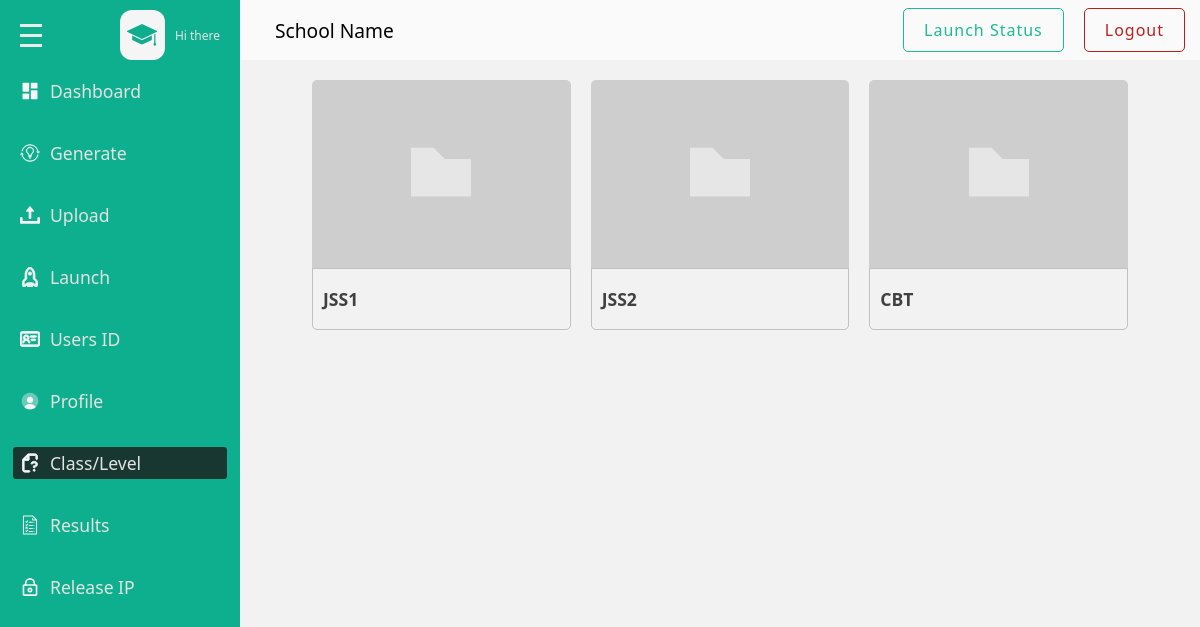
The page /admins/question on the database its author committed.
### base/models.py (models this page shows, shortened)
class Name_School(models.Model):
    school = models.CharField(max_length=345)

class ClassOrLevel(models.Model):
    CLASS_LEVEL_CHOICES = [
        ('jss1', 'JSS 1'),
        ('jss2', 'JSS 2'),
        ('jss3', 'JSS 3'),
        ('sss1', 'SSS 1'),
        ('sss2', 'SSS 2'),
        ('sss3', 'SSS 3'),
        ('cbt', 'CBT'),
        ('Test','Test'),
        ('level 100', 'Level 100'),
        ('level 200', 'Level 200'),
        ('level 300', 'Level 300'),
        ('level 400', 'Level 400'),
    ]
    name = models.CharField(max_length=20, choices=CLASS_LEVEL_CHOICES)

### admins/views.py (the view)
# urls.py: path('question',views.question,name='question'),
def question(request):
    school_name =get_object_or_404(Name_School)
    classes = ClassOrLevel.objects.all()
    context ={
        'subject':subject,
        'school_name':school_name,
        'classes':classes,
    }
    return render (request, 'admins/question.html',context)

### base/templates/admins/question.html (shortened to what this page needs)
{% load static %}
<!DOCTYPE html>
<html lang="en">
<head>
    <link rel = "stylesheet" href = "{% static 'css/style.css' %}"/>
</head>
<body>
    <div class = "page">
        <div class = "wrapper">
            <div class = "main-sidebar">
                <div class = "menu">
                    <div class= "menu-head flex-between">
                        <div class="hamburger flex-column">
                            <span></span>
                            <span></span>
                            <span></span>
                        </div>
                        <div class = "menu-head-content flex gp-10">
                            <div class = "scholar-icon-div flex-center">
                                <!DOCTYPE svg PUBLIC "-//W3C//DTD SVG 1.1//EN" "http://www.w3.org/Graphics/SVG/1.1/DTD/svg11.dtd">
                            </div>
                            <div class = "text-content-div flex-column">
                                <span class = "sub-text">Hi there</span>
                            </div>
                        </div>
                    </div>
                    <div class= "menu-content flex-column ">
                        <a href = "{% url 'admins:dashboard' %}" class = "menu-item">
                            <div class="menu-wrapper flex gp-10">
                                <!DOCTYPE svg PUBLIC "-//W3C//DTD SVG 1.1//EN" "http://www.w3.org/Graphics/SVG/1.1/DTD/svg11.dtd">
                                <span>Dashboard</span>
                            </div>
                        </a>
                        <a href = "{% url 'admins:userid' %}" class = "generate menu-item">
                            <div class="menu-wrapper flex gp-10">
                                <!DOCTYPE svg PUBLIC "-//W3C//DTD SVG 1.1//EN" "http://www.w3.org/Graphics/SVG/1.1/DTD/svg11.dtd">
                                <span>Generate</span>
                            </div>
                        </a>
                        <a href = "{% url 'admins:upload' %}" class = "menu-item">
                            <div class="menu-wrapper flex gp-10">
                                <!DOCTYPE svg PUBLIC "-//W3C//DTD SVG 1.1//EN" "http://www.w3.org/Graphics/SVG/1.1/DTD/svg11.dtd">
                                <span>Upload</span>
                            </div>
                        </a>
                        <a href = "" class = "menu-item">
                            <div class="menu-wrapper flex gp-10">
                                <!DOCTYPE svg PUBLIC "-//W3C//DTD SVG 1.1//EN" "http://www.w3.org/Graphics/SVG/1.1/DTD/svg11.dtd">
                                <span>Launch</span>
                            </div>
                        </a>
                        <a href = "{% url 'admins:user' %}" class = "menu-item">
                            <div class="menu-wrapper flex gp-10">
                                <!DOCTYPE svg PUBLIC "-//W3C//DTD SVG 1.1//EN" "http://www.w3.org/Graphics/SVG/1.1/DTD/svg11.dtd">
                                <span>Users ID</span>
                            </div>
                        </a>
                        <a href = "{% url 'admins:profile' %}" class = "menu-item">
                            <div class="menu-wrapper flex gp-10">
                                <!DOCTYPE svg PUBLIC "-//W3C//DTD SVG 1.1//EN" "http://www.w3.org/Graphics/SVG/1.1/DTD/svg11.dtd">
                                <span>Profile</span>
                            </div>
                        </a>
                        <a href = "{% url 'admins:question' %}" class = "active menu-item">
                            <div class="menu-wrapper flex gp-10">
                                <!DOCTYPE svg PUBLIC "-//W3C//DTD SVG 1.1//EN" "http://www.w3.org/Graphics/SVG/1.1/DTD/svg11.dtd">
                                <span>Class/Level</span>
                            </div>
                        </a>
                        <a href = "{% url 'admins:result' %}" class = "menu-item">
                            <div class="menu-wrapper flex gp-10">
                                <!DOCTYPE svg PUBLIC "-//W3C//DTD SVG 1.1//EN" "http://www.w3.org/Graphics/SVG/1.1/DTD/svg11.dtd">
                                <span>Results</span>
                            </div>
                        </a>
                        <a href = "{% url 'admins:releaseip' %}" class = "menu-item releaseip">
                            <div class="menu-wrapper flex gp-10">
                                <!DOCTYPE svg PUBLIC "-//W3C//DTD SVG 1.1//EN" "http://www.w3.org/Graphics/SVG/1.1/DTD/svg11.dtd">
                                <span>Release IP</span>
                            </div>
                        </a>
                    </div>
                </div>
            </div>
            <div class = "main-content">
                <div class="main-content-header flex-between">
                    <span>{{school_name.school}}</span>
                    <a class = "status-link" href="{% url 'admins:status' %}">Launch Status</a>
                    <a class = "logout-link" href="{% url 'admins:logout' %}">Logout</a>
                </div>
                <div class = "question-pdf-box-wrapper">
                    {% for classes in classes %}
                    <div class= "question-pdf-box">
                        <a  href  = "{% url 'admins:term' classes.pk%}" class = "pdf-graphics flex-center">
                            <!DOCTYPE svg PUBLIC "-//W3C//DTD SVG 1.1//EN" "http://www.w3.org/Graphics/SVG/1.1/DTD/svg11.dtd">
                        </a>
                        <div class="question-pdf-details flex">
                            <h3 class ="question-pdf-name">{{classes.name|upper}}</h3>
                        </div>
                    </div>
                    {% endfor %}
                </div>
            </div>
        </div>
    </div>
</body>
</html>

### base/static/css/style.css (style rules this page uses)
* { box-sizing: border-box; }
:root { --page-clr : #9ddcd1; --main-sidebar-clr : hsl(168, 85%, 37%); --main-sb-hv-clr : hsl(168, 77%, 22%); --head-text-clr : hsl(168, 49%, 59%); --q-selected-btn-clr : hsl(166, 78%, 37%); --block-clr : hsl(0, 0%, 98%); --variant-clr : hsl(189, 56%, 34%); --darker-variant-clr : hsl(189.71deg 55.9% 27.77%); --border-rd: 10px; --border-rd-in: 50px; --font-family : system-ui, -apple-system, BlinkMacSystemFont, 'Segoe UI', Roboto, Oxygen, Ubuntu, Cantarell, 'Open Sans', 'Helvetica Neue', sans-serif; }
body { margin: 0; padding: 0; font-family: var(--font-family); }
h1,h2,h3,h4,p { margin :5px 0; }
a { text-decoration: none; color : black; }
svg { width : 20px; height : 20px; }
.flex { display: flex; align-items: center; }
.flex-center { display: flex; align-items: center; justify-content: center; }
.flex-column { display: flex; flex-direction: column; justify-content: center; }
.flex-between { display: flex; justify-content: space-between; }
.gp-10 { gap : 10px; }
.page { background-color: var(--page-clr); min-height : 100vh; }
.wrapper { display : flex; min-height : 100vh; }
.main-sidebar { min-width: 230px; width: 20%; height: 100vh; background-color: var(--main-sidebar-clr); position: sticky; left: 0; top: 0; z-index: 99; padding-top: 10px; }
.main-content { width : 80%; background-color: hsl(0, 0%, 95%); position : relative; }
.menu-head { padding-left : 20px; padding-right : 20px; padding-bottom: 15px; }
.menu-head.flex-between { align-items: center; }
.hamburger { height: 40px; align-items: flex-start; justify-content: center; gap : 7px; }
.hamburger span { width : 22px; height : 3px; background-color : hsl(0, 0%, 92%) }
.scholar-icon-div { width : 45px; height : 50px; border-radius: 12px; background-color: hsl(0, 0%, 96%); }
.scholar-icon-div svg { width : 30px; height : 30px; }
.text-content-div .sub-text { font-size : 1vw; color : hsl(0, 0%, 89%); }
.menu-content { padding-bottom: 12px; max-height: 85vh; overflow-y: auto; }
.menu-content.flex-column { gap : 30px; justify-content: flex-start; }
.menu-item { padding-left : 13px; padding-right : 13px; }
.menu-item.releaseip svg { stroke-width: 4px; }
.menu-wrapper { padding : 4px 7px; cursor: pointer; border-radius: 3px; color : hsl(0, 0%, 95%) }
.menu-item.active .menu-wrapper { background-color: hsla(0, 0%, 10%, 0.8); }
.menu-item span { color : hsl(0, 0%, 89%); font-size : 1.1rem; font-weight: 400; }
.main-content-header { padding: 0px 15px; background-color: var(--block-clr); height: 60px; position: sticky; top: 0; left: 0; z-index : 99; }
.main-content-header.flex-between { align-items: center; }
.main-content-header span { margin-left: 20px; font-size : 1.2rem; font-weight: 500; }
.logout-link { --logout-clr : rgb(185, 31, 31); padding : 10px 20px; border : 1px solid var(--logout-clr); color :var(--logout-clr); border-radius: 5px; letter-spacing: 1px; text-decoration: none; transition : background-color .2s ease, color .2s ease; }
.status-link { --logout-clr : rgb(31, 185, 146); padding : 10px 20px; border : 1px solid var(--logout-clr); color :var(--logout-clr); border-radius: 5px; letter-spacing: 1px; text-decoration: none; margin: 0px 20px 0px auto; transition : background-color .2s ease, color .2s ease; }
.question-pdf-box-wrapper { width: 85%; margin-inline: auto; padding: 20px 0px 20px; display: grid; grid-template-columns: repeat(auto-fit, minmax(250px, 1fr)); gap: 20px; }
.question-pdf-box { height : 250px; max-width : 400px; }
.pdf-graphics { height : 75%; background-color: hsl(0deg 0% 0% / 15%); border-top-left-radius: 5px; border-top-right-radius: 5px; }
.pdf-graphics svg { width : 60px; height : 60px; stroke: transparent; }
.question-pdf-details { height : 25%; padding : 0px 10px; border : 1px solid rgba(0,0,0,.2); border-bottom-left-radius: 5px; border-bottom-right-radius: 5px; }
.question-pdf-details.flex { justify-content: space-between; align-items: center; }
.question-pdf-name { color : hsl(0, 0%, 25%); font-size: 1.1rem; }

### rows shown on the page
Name_School: school "School Name"
ClassOrLevel: name "JSS1"
ClassOrLevel: name "JSS2"
ClassOrLevel: name "CBT"
